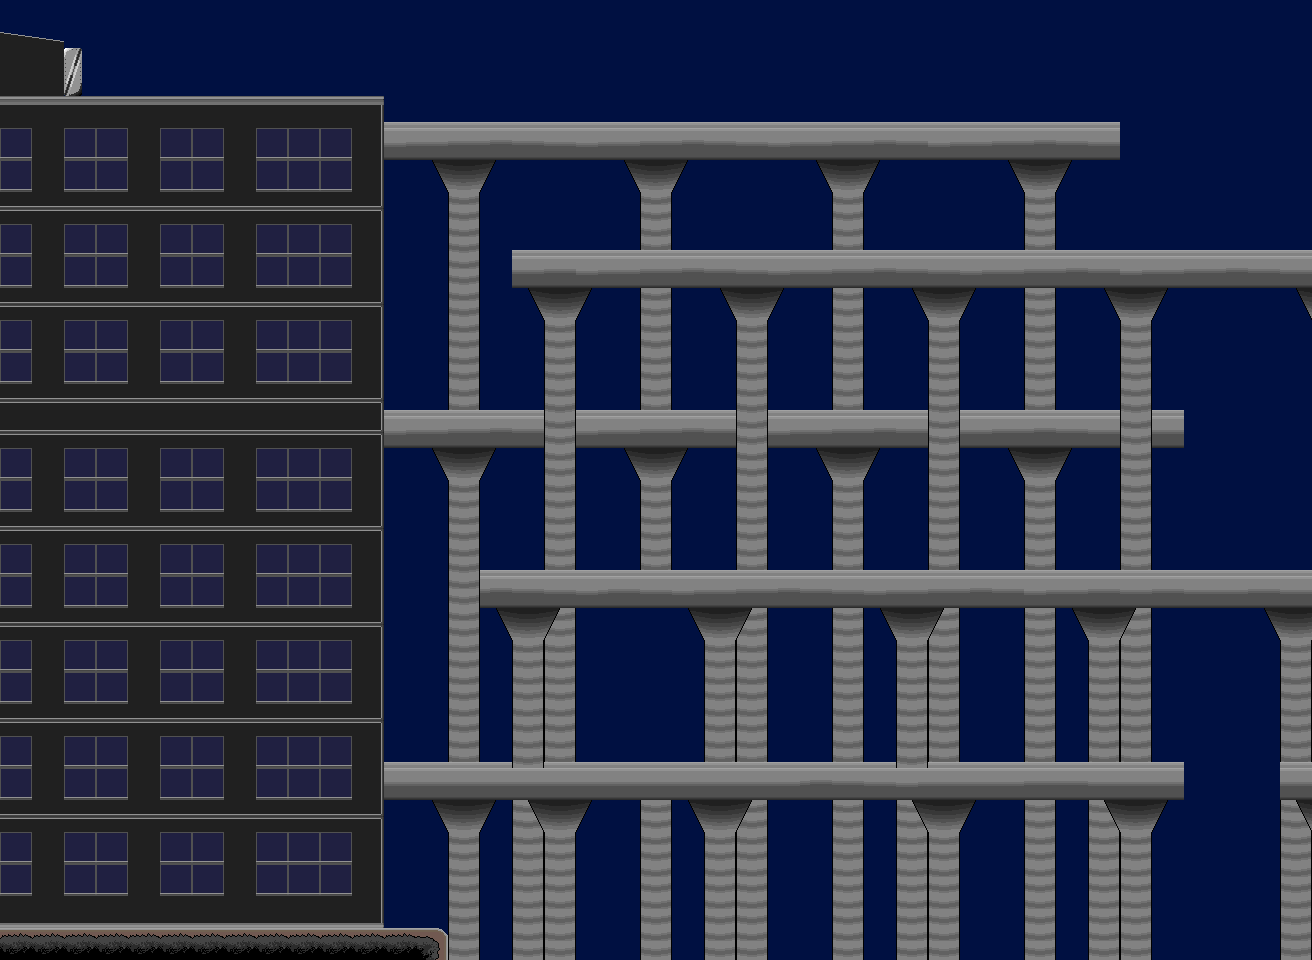

The image is a tile-based game level rendered from a .tmx file. Its description and source (layers, tilesets, objects; grid data summarised) follow:
An orthogonal 41x30 tile map with 32x32 px tiles, 5 tile layers (background, terrain, genericTerrain, foreground, ...), 2 tilesets and 88 objects (23x AllCollide, 17x iDrone, 15x Spring, 9x BarbedWire, 8x TopCollide, ...).

<map version="1.0" orientation="orthogonal" renderorder="right-down" width="41" height="30" tilewidth="32" tileheight="32">
 <tileset firstgid="1" name="generics" tilewidth="32" tileheight="32">
  <image source="generics.png" width="128" height="256" />
  <tile id="0">
   <properties>
    <property name="AllCollide" value="" />
   </properties>
  </tile>
  <tile id="1">
   <properties>
    <property name="DeadZone" value="" />
   </properties>
  </tile>
  <tile id="2">
   <properties>
    <property name="LadderCollide" value="" />
   </properties>
  </tile>
  <tile id="3">
   <properties>
    <property name="RenderBounds" value="" />
   </properties>
  </tile>
  <tile id="4">
   <properties>
    <property name="TopCollide" value="" />
   </properties>
  </tile>
 </tileset>
 <tileset firstgid="33" name="cityterrain" tilewidth="32" tileheight="32">
  <image source="cityterrain.png" width="256" height="256" />
 </tileset>
 <layer name="background" width="41" height="30">
  <data>[1230 cells, 1230 non-empty, 3 distinct tile ids]</data>
 </layer>
 <layer name="terrain" width="41" height="30">
  <data>[1230 cells, 316 non-empty, 11 distinct tile ids]</data>
 </layer>
 <layer name="genericTerrain" width="41" height="30">
  <data>[1230 cells, 22 non-empty, 3 distinct tile ids]</data>
 </layer>
 <objectgroup name="spawns">
  <object name="player" type="Player" x="0" y="896" width="32" height="32">
   <properties>
    <property name="isArmed" value="1" />
    <property name="player" value="Joe" />
   </properties>
  </object>
  <object name="NPC" type="NPC" x="64" y="896" width="32" height="32" />
  <object name="spring" type="Spring" x="0" y="288" width="32" height="32" />
  <object name="gear" type="Gear" x="32" y="896" width="32" height="32" />
  <object name="gear" type="Gear" x="32" y="480" width="32" height="32" />
  <object name="spring" type="Spring" x="0" y="416" width="32" height="32" />
  <object name="spring" type="Spring" x="224" y="416" width="32" height="32" />
  <object name="spring" type="Spring" x="192" y="224" width="32" height="32" />
  <object name="gear" type="Gear" x="256" y="64" width="32" height="32" />
  <object name="motorcycle" type="Motorcycle" x="416" y="96" width="64" height="32" />
  <object name="gear" type="Gear" x="512" y="96" width="32" height="32" />
  <object name="goal" type="Goal" x="1280" y="736" width="32" height="32" />
  <object name="iDrone" type="iDrone" x="192" y="544">
   <properties>
    <property name="Vertical" value="0" />
   </properties>
  </object>
  <object name="iDrone" type="iDrone" x="128" y="416">
   <properties>
    <property name="Vertical" value="0" />
   </properties>
  </object>
  <object name="iDrone" type="iDrone" x="64" y="288">
   <properties>
    <property name="Vertical" value="0" />
   </properties>
  </object>
  <object name="iDrone" type="iDrone" x="32" y="192">
   <properties>
    <property name="Vertical" value="0" />
   </properties>
  </object>
  <object name="iDrone" type="iDrone" x="192" y="64">
   <properties>
    <property name="Vertical" value="0" />
   </properties>
  </object>
  <object name="iDrone" type="iDrone" x="1056" y="96">
   <properties>
    <property name="Vertical" value="0" />
   </properties>
  </object>
  <object name="iDrone" type="iDrone" x="672" y="96">
   <properties>
    <property name="Vertical" value="0" />
   </properties>
  </object>
  <object name="iDrone" type="iDrone" x="608" y="224">
   <properties>
    <property name="Vertical" value="0" />
   </properties>
  </object>
  <object name="iDrone" type="iDrone" x="992" y="224">
   <properties>
    <property name="Vertical" value="0" />
   </properties>
  </object>
  <object name="iDrone" type="iDrone" x="1184" y="160">
   <properties>
    <property name="Vertical" value="0" />
   </properties>
  </object>
  <object name="iDrone" type="iDrone" x="704" y="384">
   <properties>
    <property name="Vertical" value="0" />
   </properties>
  </object>
  <object name="iDrone" type="iDrone" x="1152" y="384">
   <properties>
    <property name="Vertical" value="0" />
   </properties>
  </object>
  <object name="iDrone" type="iDrone" x="640" y="512">
   <properties>
    <property name="Vertical" value="0" />
   </properties>
  </object>
  <object name="iDrone" type="iDrone" x="1088" y="512">
   <properties>
    <property name="Vertical" value="0" />
   </properties>
  </object>
  <object name="iDrone" type="iDrone" x="576" y="704">
   <properties>
    <property name="Vertical" value="0" />
   </properties>
  </object>
  <object name="iDrone" type="iDrone" x="832" y="704">
   <properties>
    <property name="Vertical" value="0" />
   </properties>
  </object>
  <object name="power line" type="PowerLine" x="160" y="288" width="64" height="128" />
  <object name="power line" type="PowerLine" x="224" y="128" width="64" height="96" />
  <object name="BarbedWire" type="BarbedWire" x="896" y="224" width="32" height="32" />
  <object name="BarbedWire" type="BarbedWire" x="770" y="384" width="32" height="32" />
  <object name="BarbedWire" type="BarbedWire" x="768" y="544" width="32" height="32" />
  <object name="BarbedWire" type="BarbedWire" x="960" y="544" width="32" height="32" />
  <object name="BarbedWire" type="BarbedWire" x="576" y="224" width="32" height="32" />
  <object name="BarbedWire" type="BarbedWire" x="512" y="384" width="32" height="32" />
  <object name="BarbedWire" type="BarbedWire" x="704" y="96" width="32" height="32" />
  <object name="BarbedWire" type="BarbedWire" x="960" y="96" width="32" height="32" />
  <object name="BarbedWire" type="BarbedWire" x="736" y="736" width="32" height="32" />
  <object name="gear" type="Gear" x="256" y="800" width="32" height="32" />
  <object name="spring" type="Spring" x="0" y="672" width="32" height="32" />
  <object name="spring" type="Spring" x="128" y="672" width="32" height="32" />
  <object name="spring" type="Spring" x="224" y="672" width="32" height="32" />
  <object name="iDrone" type="iDrone" x="192" y="736">
   <properties>
    <property name="Vertical" value="1" />
   </properties>
  </object>
  <object name="spring" type="Spring" x="729" y="187" width="32" height="32" />
  <object name="spring" type="Spring" x="537" y="315" width="32" height="32" />
  <object name="spring" type="Spring" x="793" y="475" width="32" height="32" />
  <object name="spring" type="Spring" x="409" y="635" width="32" height="32" />
  <object name="spring" type="Spring" x="889" y="827" width="32" height="32" />
  <object name="spring" type="Spring" x="825" y="827" width="32" height="32" />
  <object name="spring" type="Spring" x="697" y="827" width="32" height="32" />
  <object name="spring" type="Spring" x="761" y="827" width="32" height="32" />
 </objectgroup>
 <layer name="foreground" width="41" height="30">
  <data>[1230 cells, 619 non-empty, 23 distinct tile ids]</data>
 </layer>
 <objectgroup name="collisions">
  <object type="AllCollide" x="352" y="96" width="32" height="832" />
  <object type="AllCollide" x="64" y="96" width="288" height="32" />
  <object type="TopCollide" x="0" y="96" width="64" height="1" />
  <object type="AllCollide" x="0" y="928" width="448" height="32" />
  <object type="AllCollide" x="0" y="576" width="320" height="32" />
  <object type="TopCollide" x="320" y="576" width="32" height="1" />
  <object type="LadderCollide" x="334" y="576" width="4" height="128">
   <properties>
    <property name="sensor" value="" />
   </properties>
  </object>
  <object type="LadderCollide" x="334" y="288" width="4" height="160">
   <properties>
    <property name="sensor" value="" />
   </properties>
  </object>
  </objectgroup>
 <layer name="foregroundGenerics" width="41" height="30" opacity="0.93">
  <data>[1230 cells, 0 non-empty, 0 distinct tile ids]</data>
 </layer>
</map>
<!-- 28 of 88 objects omitted -->
